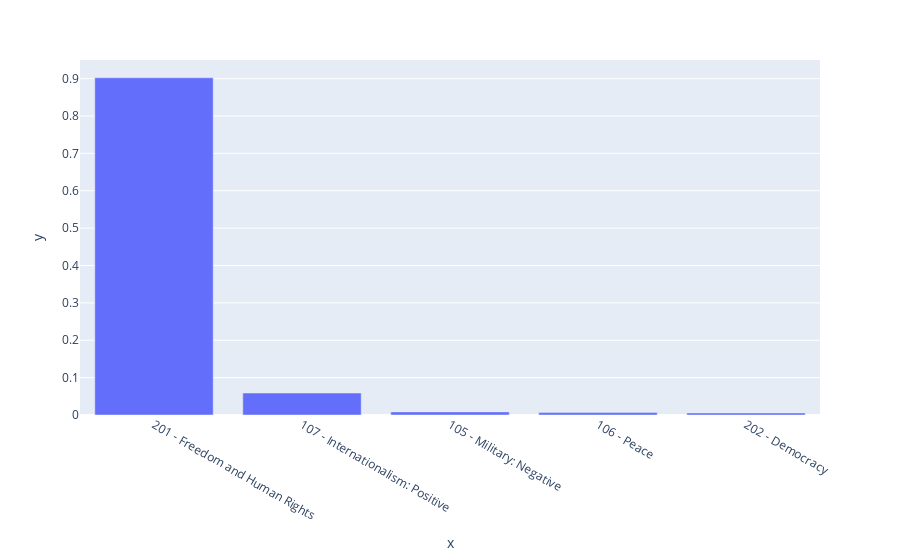

The cell this chart's notebook holds for it:
### Markdown cell above
# Test on custom input

### Code cell
sentence = "These principles are under threat."
context = "Human rights and international humanitarian law are fundamental pillars of a secure global system. These principles are under threat. Some of the world's most powerful states choose to sell arms to human-rights abusing states."

# Get manifestoberta output
probabilities = predict_manifestoberta(model, tokenizer, sentence, context)

# Visualize probabilities
fig = plot_probabilities(probabilities, limit=5)
fig.show()

### Figure 1 — Plotly figure (JSON) as saved in the notebook; plotly's stock layout.template omitted (floating-point values rounded to 4 significant figures)
{"data": [{"alignmentgroup": "True", "hovertemplate": "x=%{x}<br>y=%{y}<extra></extra>", "legendgroup": "", "marker": {"color": "#636efa", "pattern": {"shape": ""}}, "name": "", "offsetgroup": "", "orientation": "v", "showlegend": false, "textposition": "auto", "type": "bar", "x": ["201 - Freedom and Human Rights", "107 - Internationalism: Positive", "105 - Military: Negative", "106 - Peace", "202 - Democracy"], "xaxis": "x", "y": [0.9024, 0.05882, 0.008335, 0.006415, 0.005428], "yaxis": "y"}], "layout": {"barmode": "relative", "legend": {"tracegroupgap": 0}, "margin": {"t": 60}, "xaxis": {"anchor": "y", "domain": [0, 1], "title": {"text": "x"}}, "yaxis": {"anchor": "x", "domain": [0, 1], "title": {"text": "y"}}}}
